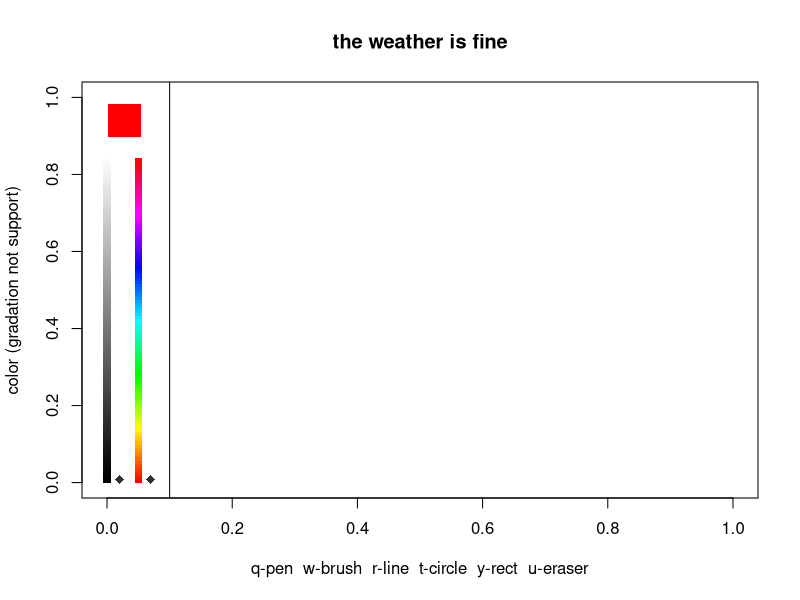

Write R code to recreate this figure.
draw<-function(){
	x11()
	plot(c(0,0),xlim=c(0,1),ylim=c(0,1),col='white',main="the weather is fine",xlab="q-pen  w-brush  r-line  t-circle  y-rect  u-eraser",ylab='color (gradation not support)')
	data<-data.frame(x=0,y=0)
	new<-F
	p1<-c(0.1475410,0.1743666)
	p2<-c(0.9090909,0.8569300)
	color<-c(1,1)
	pre.col<-color
	pen<-1
	cex<-5
	prex<-0
	prey<-0
	lin<-F
	cir<-F
	rec<-F
	tag<-100
	col.vector<-rainbow(100)
	grey.vector<-99:0
	points(rep(0,100),100:1/100/1.2,col=paste("grey",grey.vector,sep=""),pch=15)
	points(rep(0.05,tag),1:tag/tag/1.2,col=col.vector,pch=15)
	points(c(0.07,0.02),c(pre.col[1]/tag,pre.col[2]/100)/1.2,pch=18,cex=1.2,col='white')
	points(c(0.07,0.02),c(color[1]/tag,color[2]/100)/1.2,pch=18,cex=1.2,col='grey20')
	points(0.028,0.94,pch=15,col=col.vector[color[1]],cex=4.5)
	abline(v=0.1)
	add<-function(a,px,py){
		change.col<-function(col){
			
		}
		show.col<-function(){
			points(c(0.07,0.02),c(pre.col[1]/tag,pre.col[2]/100)/1.2,pch=18,cex=1.2,col='white')
			points(c(0.07,0.02),c(color[1]/tag,color[2]/100)/1.2,pch=18,cex=1.2,col='grey20')
			points(0.028,0.94,pch=15,col=col.vector[color[1]],cex=4.5)
			pre.col<<-color
		}
		choose.col<-function(x,y){
			if(abs(x)<0.01 & y>0 & y<1/1.2){color[2]<<-round(y*120)}
			else if(abs(x-0.05)<0.01 & y>0 & y<1/1.2){color[1]<<-round(y*1.2*100)}
			show.col()
		}
		if(pen!=4){lin<<-F}
		if(pen!=5){cir<<-F}
		point<-function(x,y){
			temp<-matrix(c(runif(3*cex*10)),ncol=3)
			temp[,1]<-sin(temp[,1]*2*pi)*0.02*temp[,2]+px-0.01
			temp[,2]<-sin(temp[,3]*2*pi)*0.02*temp[,2]*cex/5+py-0.01
			points(temp,pch=16,cex=0.4,col=col.vector[color[1]])
		}
		line<-function(x,y){
			if(lin==F){lin<<-T}
			else{
				lines(c(x,prex),c(y,prey),type='l',lwd=5*cex/10,col=col.vector[color[1]])
				lin<<-F
			}
			prex<<-x
			prey<<-y
		}
		circle<-function(x,y){
			if(cir==F){cir<<-T}
			else{
				temp<-(1:1000)/1000
				ra<-sqrt((x-prex)^2+(y-prey)^2)
				points(prex+cos(temp*2*pi)*ra,prey+sin(temp*2*pi)*ra,cex=0.8*cex/10,col=col.vector[color[1]])
				cir<<-F
			}		
			prex<<-x
			prey<<-y	
		}
		rect<-function(x,y){
			if(rec==F){rec<<-T}
			else{
				lines(c(x,prex),c(prey,prey),type='l',lwd=5*cex/10,col=col.vector[color[1]])
				lines(c(x,x),c(y,prey),type='l',lwd=5*cex/10,col=col.vector[color[1]])
				lines(c(prex,prex),c(y,prey),type='l',lwd=5*cex/10,col=col.vector[color[1]])
				lines(c(x,prex),c(y,y),type='l',lwd=5*cex/10,col=col.vector[color[1]])
				rec<<-F
			}
			prex<<-x
			prey<<-y	
		}
		px<-round((px-p1[1])/(p2[1]-p1[1]),3)
		py<-round((py-p1[2])/(p2[2]-p1[2]),3)
		if(px<1 & px>-0.05 & py<1 & py>0){
			if(px<0.13){choose.col(px,py)}
			else{
				if(pen==1)points(px,py,pch=16,col=col.vector[color[1]],cex=cex/10)
				if(pen==2)point(px,py)
				if(pen==3)painting(a,px,py)
				if(pen==4)line(px,py)
				if(pen==5)circle(px,py)
				if(pen==6)rect(px,py)
				if(pen==7)points(px,py,pch=16,col='white',cex=cex)	
			}
		}
		return(NULL)
	}
	painting<-function(a,px,py){
		paint<-function(x,y){
			if(!(x<=1e-3 | y<=1e-3 | x>1 | y>1)){
				if(record[x*(1e+3),y*(1e+3)]==record[px*(1e+3),py*(1e+3)] & flag[x*(1e+3),y*(1e+3)]==0){
					##points(x,y,pch=15,cex=0.1,col=color)
					flag[x*(1e+3),y*(1e+3)]<<-1
					if(round(x,1)>(1e-3) & round(y,1)>(1e-3) & round(x,1)<=1-(1e-3) & round(y,1)<=1-(1e-3))if(flag[x*(1e+3),y*(1e+3)+1]==0)paint(x,y+(1e-3))
					if(round(x,1)>(1e-3) & round(y,1)>(1e-3) & round(x,1)<=1-(1e-3) & round(y,1)<=1-(1e-3))if(flag[x*(1e+3)+1,y*(1e+3)]==0)paint(x+(1e-3),y)
					if(round(x,1)>(1e-3) & round(y,1)>(1e-3) & round(x,1)<=1-(1e-3) & round(y,1)<=1-(1e-3))if(flag[x*(1e+3),y*(1e+3)-1]==0)paint(x,y-(1e-3))
					if(round(x,1)>(1e-3) & round(y,1)>(1e-3) & round(x,1)<=1-(1e-3) & round(y,1)<=1-(1e-3))if(flag[x*(1e+3)-1,y*(1e+3)]==0)paint(x-(1e-3),y)
				}
			}
		}
		px<-(px-p1[1])/(p2[1]-p1[1])
		py<-(py-p1[2])/(p2[2]-p1[2])
		px<-round(px,1)
		py<-round(py,1)
		x<-px
		y<-py
		##if(!(x<0 | y<0 | x>1 | y>1) & record[x*(1e+3),y*(1e+3)]==record[px*(1e+3),py*(1e+3)] & flag[x*(1e+3),y*(1e+3)]==0){paint(x,y)}
		return(NULL)
	}
	col<-function(K){
		K<-tolower(K)
		if(K=='q'){pen<<-1}
		if(K=='w'){pen<<-2}
		if(K=='e'){pen<<-3}
		if(K=='r'){pen<<-4}
		if(K=='t'){pen<<-5}
		if(K=='y'){pen<<-6}
		if(K=='u'){pen<<-7}
		if(K%in%as.character(1:9)){cex<<-as.numeric(K)}
		points(0,0,col='white')
	}
	getGraphicsEvent(prompt="create.reg",onMouseMove=add,onMouseDown=add,onKeybd=col)
}
draw()